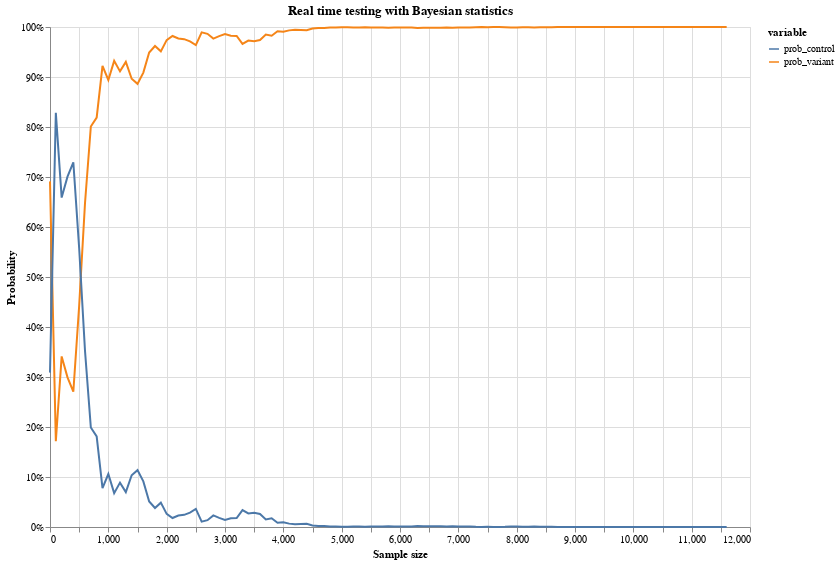

The notebook cell saved with this chart:
### Code cell
def v_wins_against_c(a_v, b_v, a_c, b_c, a_prior, b_prior):
    """Compute the probability that the variant wins against the control in the long run.
    We are adding one to all parameters following the definition of the parameters in Millers formula.
    """
    a_v = a_v + a_prior
    b_v = b_v + b_prior
    a_c = a_c + a_prior
    b_c = b_c + b_prior

    total = 0.0
    for i in range(0, a_v):
        total += np.exp(
            betaln(a_c + i, b_v + b_c)
            - math.log(b_v + i)
            - betaln(1 + i, b_v)
            - betaln(a_c, b_c)
        )
    return total


data = pd.read_csv("terms_v2.csv")

d = data.groupby("shadow_user_id")["se_property"].agg("nunique").reset_index()
d = d.loc[d["se_property"] > 1, "shadow_user_id"]
data = data.loc[data["shadow_user_id"].isin(d) == False, :]

# go down to one row per user.
data = data.groupby(["shadow_user_id", "se_property"])["su"].agg("max").reset_index()

# reshuffle data randomly
# data = data.sample(frac=1).reset_index(drop=True)

# let's imagine the data flows in chunks of 100 observations at a time.
data["running"] = data.groupby("se_property").cumcount() + 1

data["running"] = round(data["running"] / 100, 0)

# aggregate success and failures
data["failure"] = 0
data.loc[data["su"] == 0, "failure"] = 1

data = data.groupby(["se_property", "running"]).agg("sum").reset_index()

# now for each row in this dataset, take a look at the bayesian evaluation of the experiment.
prob_variant = []
prob_control = []
for chunk in data["running"].unique():
    variant_wins = sum(
        data.loc[(data["se_property"] == "terms_v2") & (data["running"] <= chunk), "su"]
    )
    control_wins = sum(
        data.loc[
            (data["se_property"] == "terms_v2_control") & (data["running"] <= chunk),
            "su",
        ]
    )

    variant_fail = sum(
        data.loc[
            (data["se_property"] == "terms_v2") & (data["running"] <= chunk), "failure"
        ]
    )
    control_fail = sum(
        data.loc[
            (data["se_property"] == "terms_v2_control") & (data["running"] <= chunk),
            "failure",
        ]
    )

    prob_variant.append(
        v_wins_against_c(variant_wins, variant_fail, control_wins, control_fail, 1, 1)
    )
    prob_control.append(
        v_wins_against_c(control_wins, control_fail, variant_wins, variant_fail, 1, 1)
    )

results = pd.DataFrame(data["running"].unique(), columns=["chunks"])

results["prob_variant"] = prob_variant
results["prob_control"] = prob_control

results = pd.melt(results, id_vars=["chunks"])
results["chunks"] = results["chunks"] * 100

alt.Chart(results).mark_line().encode(
    x=alt.X("chunks:Q", axis=alt.Axis(title="Sample size")),
    y=alt.Y("value:Q", axis=alt.Axis(title="Probability", format="%")),
    color="variable:N",
).properties(width=700, height=500, title="Real time testing with Bayesian statistics")

### Figure 1 — Vega-Lite specification as saved in the notebook (floating-point values rounded to 4 significant figures; data arrays with more than 128 entries replaced by an {"elided": "..."} marker saying what was removed)
{"config": {"view": {"continuousWidth": 400, "continuousHeight": 300}}, "data": {"name": "data-89081b1cf4390a4ef0db2e2232a4227b"}, "mark": "line", "encoding": {"color": {"type": "nominal", "field": "variable"}, "x": {"type": "quantitative", "axis": {"title": "Sample size"}, "field": "chunks"}, "y": {"type": "quantitative", "axis": {"format": "%", "title": "Probability"}, "field": "value"}}, "height": 500, "title": "Real time testing with Bayesian statistics", "width": 700, "$schema": "https://vega.github.io/schema/vega-lite/v4.0.2.json", "datasets": {"data-89081b1cf4390a4ef0db2e2232a4227b": {"elided": "234 records"}}}
